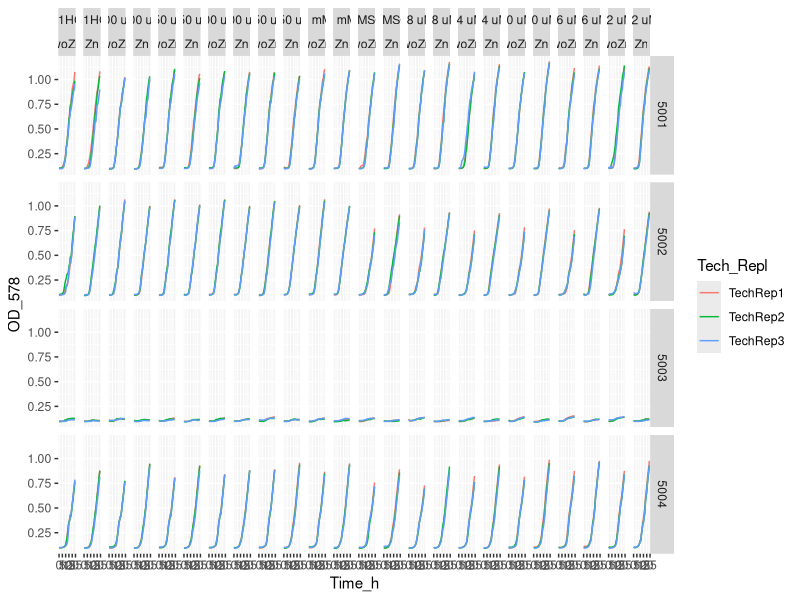
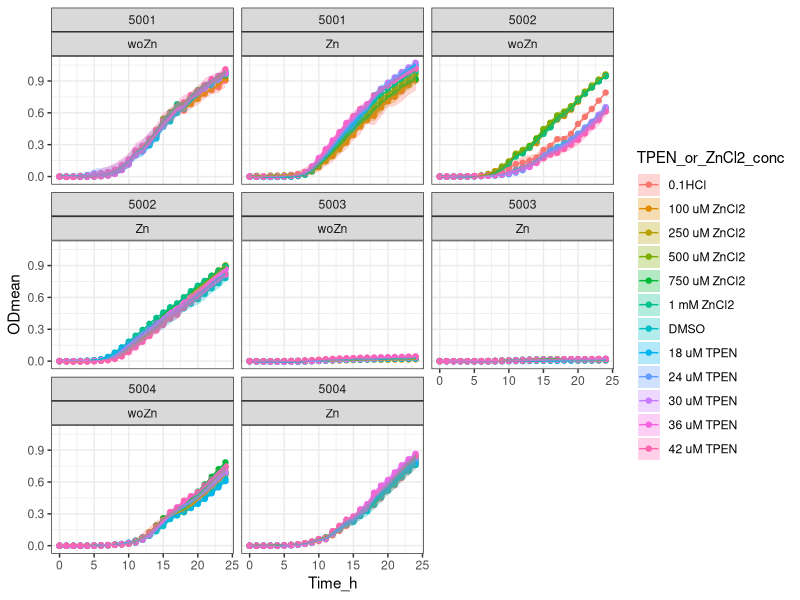

Generate these figures, in order, with R:
setwd("~/ITQB/Plate readings/Exp22_4plates_24012024")

library(tidyverse)

library(readxl)
Exp22 <- Exp22_4plates_24012024 <- read_excel("Exp22_4plates_24012024_Bact_final_final.xlsx")
View(Exp22) 

Exp22_v1 <- Exp22 %>%
  pivot_longer(names_to = "Condition", values_to = "OD_578", cols = -Time_h)
Exp22_v1
View(Exp22_v1)


Exp22_v2 <- separate(Exp22_v1, Condition, 
                     c("Strain",
                       "Transfer_medium",
                       "Zn_condition", 
                       "Tech_Repl",
                       "Biol_Repl",
                       "TPEN_or_ZnCl2_conc",
                       "Well_number"), 
                     sep = "_", remove = FALSE,
                     convert = FALSE)
View(Exp22_v2)

Exp22_v2$OD_578 <- as.numeric (Exp22_v2$OD_578) #Because OD_578 values are character

Exp22_v2$TPEN_or_ZnCl2_conc <- factor(Exp22_v2$TPEN_or_ZnCl2_conc, levels = c("ctrZnCl2",
                                                                              "10",
                                                                              "25",
                                                                              "50",
                                                                              "75",
                                                                              "100",
                                                                              "ctrTPEN",
                                                                              "1.8",
                                                                              "2.4",
                                                                              "3.0",
                                                                              "3.6",
                                                                              "4.2"))

Exp22_v2 <- Exp22_v2 %>% mutate(TPEN_or_ZnCl2_conc = recode (TPEN_or_ZnCl2_conc,
                                                    "ctrZnCl2" = "0.1HCl",
                                                    "10" = "100 uM",
                                                    "25" = "250 uM",
                                                    "50"= "500 uM",
                                                    "75"= "750 uM",
                                                    "100" = "1 mM",
                                                    "ctrTPEN" = "DMSO",
                                                    "1.8" = "18 uM",
                                                    "2.4" = "24 uM",
                                                    "3.0" = "30 uM",
                                                    "3.6" = "36 uM",
                                                    "4.2" = "42 uM"))

Exp22_v2$Strain <- factor(Exp22_v2$Strain, levels = c("5001",
                                                    "5002",
                                                    "5003",
                                                    "5004"))

# Exp22_v2 %>%
#   ggplot(aes(x= Time_h, y=OD_578, color = Tech_Repl)) +
#   geom_line() +
#   facet_grid (Strain ~ TPEN_or_ZnCl2_conc)

#I don't need this plot because at this experiment I only had M8 medium.
# Exp22_v2 %>% filter (Transfer_medium == "mGAM") %>%
#   ggplot(aes(x= Time_h, y=OD_578, color = Tech_Repl)) +
#   geom_line() +
#   facet_grid (Strain ~ TPEN_or_ZnCl2_conc)


Exp22_v2 %>% ggplot(aes(x= Time_h, y=OD_578, color = Tech_Repl)) +
  geom_line() +
  facet_grid (Strain ~ TPEN_or_ZnCl2_conc + Zn_condition)


Exp22_v3<- Exp22_v2 %>% group_by(Strain, Transfer_medium, Zn_condition, Tech_Repl, Biol_Repl, Well_number) %>%
  mutate(blank = Time_h ==0)

View(Exp22_v3)

Exp22_v4 <- Exp22_v3 %>%
  group_by(Strain, Transfer_medium, Zn_condition, Tech_Repl, Biol_Repl, Well_number) %>%
  mutate(OD = OD_578 - OD_578[blank]) %>%
  ungroup()


View(Exp22_v4)

#Obtain the mean and sd
Exp22_v5 <- Exp22_v4 %>% group_by(Time_h, Strain, Zn_condition, TPEN_or_ZnCl2_conc) %>%
  summarise(ODmean = mean(OD), sdOD = sd(OD), n())

Exp22_v5$Strain <- factor(Exp22_v5$Strain, levels = c("5001",
                                                      "5002",
                                                      "5003",
                                                      "5004"))


Exp22_v5 <- Exp22_v5 %>% mutate(TPEN_or_ZnCl2_conc = recode (TPEN_or_ZnCl2_conc,
                                                             "100 uM" = "100 uM ZnCl2",
                                                             "250 uM" = "250 uM ZnCl2",
                                                             "500 uM"= "500 uM ZnCl2",
                                                             "750 uM"= "750 uM ZnCl2",
                                                             "1 mM" = "1 mM ZnCl2",
                                                             "18 uM" = "18 uM TPEN",
                                                             "24 uM" = "24 uM TPEN",
                                                             "30 uM" = "30 uM TPEN",
                                                             "36 uM" = "36 uM TPEN",
                                                             "42 uM" = "42 uM TPEN"))



# stocks conc / 0.001(mM --> uM) / d.f (=2)--> conc TPEN (now in the table)


Exp22_v5  %>% ggplot(aes(x = Time_h,
             y = ODmean,
             color = TPEN_or_ZnCl2_conc,
             fill = TPEN_or_ZnCl2_conc
  )) +
  geom_point() +
  geom_line() +
  geom_ribbon(aes(ymin=ODmean-sdOD, ymax=ODmean+sdOD),
  alpha = 0.3, colour = NA) +
  facet_wrap (Strain ~ Zn_condition) +
  theme_bw()
# 
# #Filter to have just 1 strain in the plot
# filtered_strain <- Exp22_v5 %>% filter (Strain == "5001")
# 
# filtered_strain <- Exp22_v5 %>% filter (Strain == "5002")
# 
# filtered_strain <- Exp22_v5 %>% filter (Strain == "5003")
# 
# filtered_strain <- Exp22_v5 %>% filter (Strain == "5004")
# 
# #Filter to compare the blanks (req_conc vs blank from the other stocks - 100 uM (ZnCl2 stock) vs TPEN blank) with a required concentration from a certain strain in the plot
# filtered_data <- filtered_strain %>% 
#   filter(TPEN_or_ZnCl2_conc %in% c("100 uM", "blank"))
# 
# filtered_data <- filtered_strain %>% 
#   filter(TPEN_or_ZnCl2_conc %in% c("250 uM", "blank"))
# 
# filtered_data <- filtered_strain %>% 
#   filter(TPEN_or_ZnCl2_conc %in% c("500 uM", "blank"))
# 
# filtered_data <- filtered_strain %>% 
#   filter(TPEN_or_ZnCl2_conc %in% c("750 uM", "blank"))
# 
# filtered_data <- filtered_strain %>% 
#   filter(TPEN_or_ZnCl2_conc %in% c("1 mM", "blank"))
# 
# filtered_data <- filtered_strain %>% 
#   filter(TPEN_or_ZnCl2_conc %in% c("18 uM", "0.1HCl"))
# 
# filtered_data <- filtered_strain %>% 
#   filter(TPEN_or_ZnCl2_conc %in% c("24 uM", "0.1HCl"))
# 
# filtered_data <- filtered_strain %>% 
#   filter(TPEN_or_ZnCl2_conc %in% c("30 uM", "0.1HCl"))
# 
# filtered_data <- filtered_strain %>% 
#   filter(TPEN_or_ZnCl2_conc %in% c("36 uM", "0.1HCl"))
# 
# filtered_data <- filtered_strain %>% 
#   filter(TPEN_or_ZnCl2_conc %in% c("42 uM", "0.1HCl"))
# 
# ggplot(filtered_data, aes(x = Time_h, y = ODmean, color = Transfer_medium)) +
#   geom_point() +
#   geom_line() +
#   geom_ribbon(aes(ymin = ODmean - sdOD, ymax = ODmean + sdOD, fill = Transfer_medium),
#               alpha = 0.3, color = NA) +
#   facet_wrap(~ Strain + TPEN_or_ZnCl2_conc) +
#   theme_bw()
